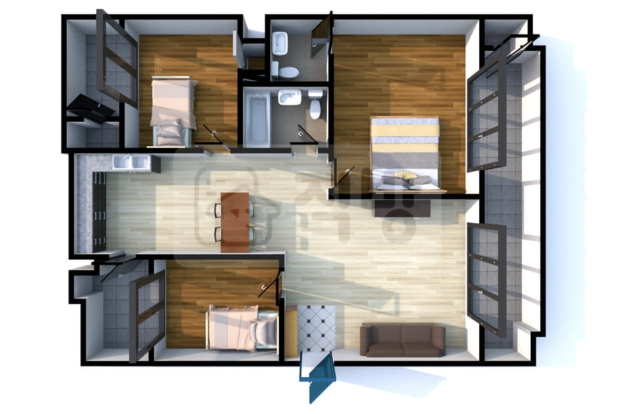
#> input picture img/zigbang.png, 1238 x 828 px (shown at 1/2 size)
$ jupyter execute --allow-errors color_detction.ipynb   (shell and % lines are left out)   (older library calls are emulated)
#> lines starting #> are read from the running program, lines starting #| are printed output that depends on the picture; long printed decimals are rounded
[cell 1]
import numpy as np

from PIL import Image

import cv2
import matplotlib.pyplot as plt
import matplotlib.image as mpimg


# Open image and make into numpy array
im=np.array(Image.open("img/zigbang.png").convert('RGB'))

# Work out what we are looking for
sought = [254,254,254]

# Find all pixels where the 3 RGB values match "sought", and count them
result = np.count_nonzero(np.all(im==sought,axis=2))
#> result = 1993
print(result)
#| 1993

total = np.count_nonzero(im)
#> total = 3035336
print(total)
#| 3035336

print('area portion: ' + str( result /total) )
#| area portion: 0.0006566

#np.array(Image.open("img/zigbang.png"))

image = cv2.imread('img/zigbang.png', cv2.COLOR_BGR2RGB )#cv2.IMREAD_COLOR)
plt.imshow(image)

[cell 2]
import matplotlib.pyplot as plt
import matplotlib.patches as patches
import matplotlib.image as mpimg

from PIL import Image
from matplotlib.offsetbox import OffsetImage, AnnotationBbox

!pip install extcolors

[cell 3]
import cv2
import extcolors

#from colormap import rgb2hex

[cell 4]
output_width = 900                   #set the output size
img = Image.open("img/zigbang.png")
#> img is the input picture: PIL image 1238x828 RGBA; mean R, G, B, A 171.9, 168.8, 164.1, 255
wpercent = (output_width/float(img.size[0]))
#> wpercent = 0.727
hsize = int((float(img.size[1])*float(wpercent)))
#> hsize = 601
img = img.resize((output_width,hsize), Image.ANTIALIAS)
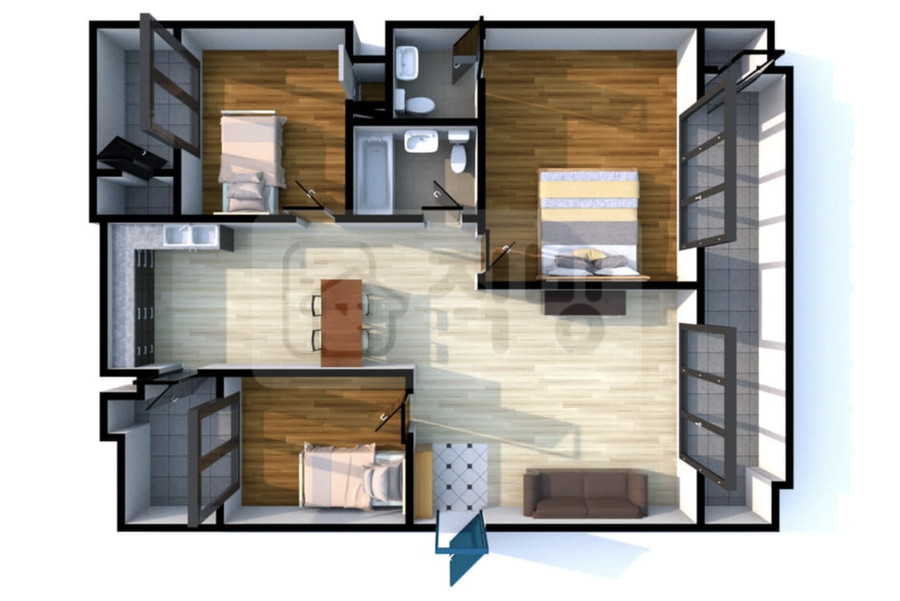
#> img: PIL image 900x601 RGBA; mean R, G, B, A 171.9, 168.9, 164.1, 255

[cell 5]
#save
resize_name = "img/zigbang.png"  #the resized image name
img.save(resize_name)                 #output location can be specified before resize_name

#read
plt.figure(figsize=(9, 9))
img_url = resize_name
img = plt.imread(img_url)
#> img: shape (601, 900, 4) float32
plt.imshow(img)
plt.axis('off')
plt.show()


$ run again, with img/eval.png copied over img/zigbang.png
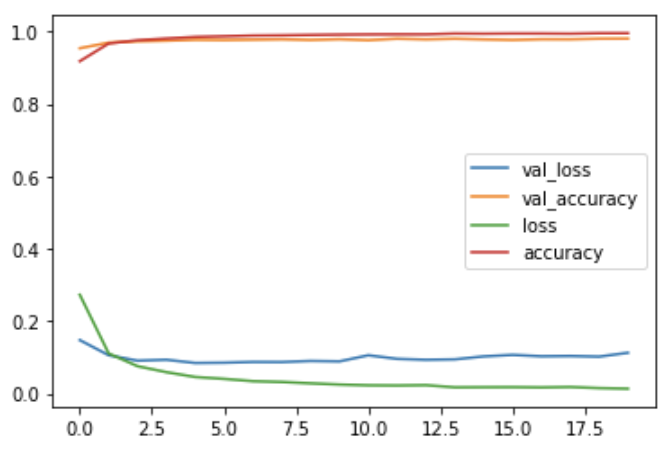
#> input picture img/eval.png, 672 x 456 px
#> result = 952
#| 952
#> total = 919296
#| 919296
#| area portion: 0.001036
#> img is the input picture: PIL image 672x456 RGBA; mean R, G, B, A 247.7, 247.2, 246.5, 255
#> `img = img.resize((output_width,hsize), Image.ANTIALIAS)`:
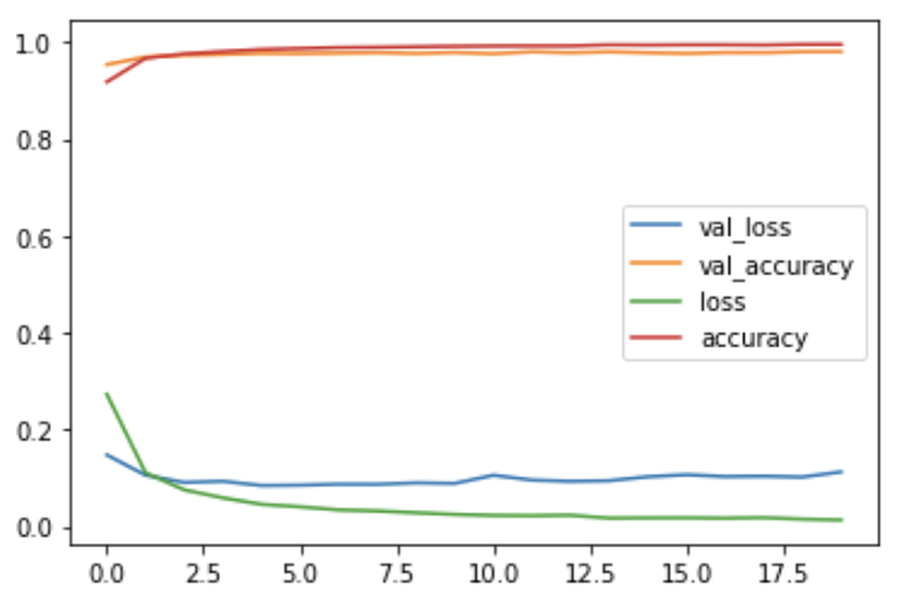
#> img: PIL image 900x610 RGBA; mean R, G, B, A 247.6, 247.1, 246.4, 255

$ run again, with img/img_spot_difference.png copied over img/zigbang.png
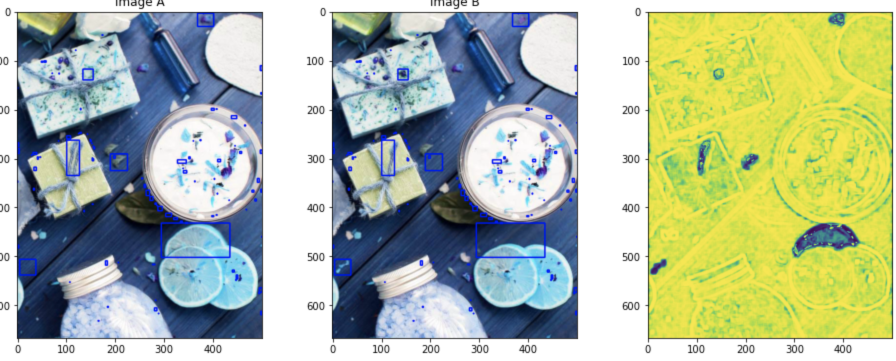
#> input picture img/img_spot_difference.png, 1792 x 722 px (shown at 1/2 size)
#> result = 400
#| 400
#> total = 3877430
#| 3877430
#| area portion: 0.0001032
#> img is the input picture: PIL image 1792x722 RGBA; mean R, G, B, A 175.8, 186.5, 163.8, 255
#> `img = img.resize((output_width,hsize), Image.ANTIALIAS)`:
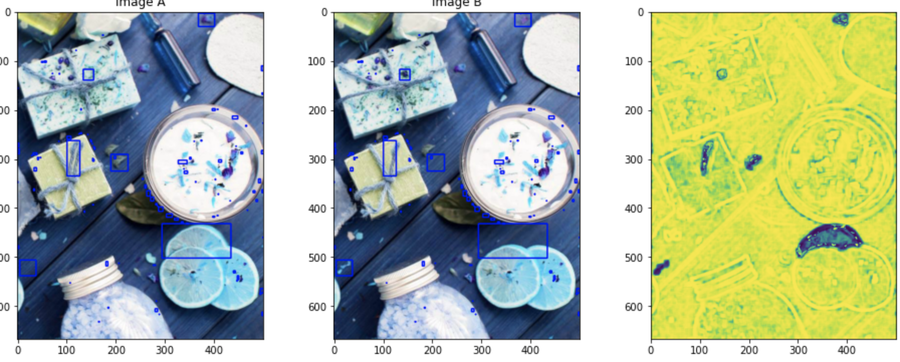
#> img: PIL image 900x362 RGBA; mean R, G, B, A 175.7, 186.4, 163.7, 255
